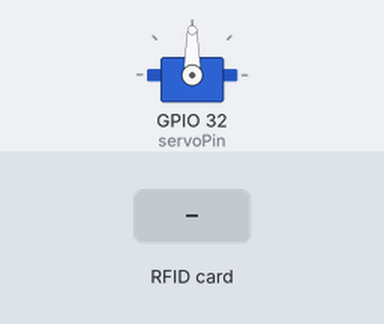
A sketch run on a simulated ESP32. Shown: servo. Inputs (shaded band) come from the test bench.

Above: at 1.2 s.
1.3 s: RFID card 2E 37 42 05 held to the reader
At 1.7 s:
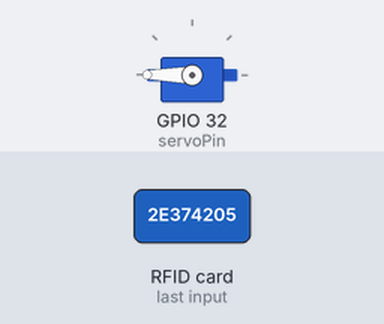
Timing chart, 0 to 4.8 s (numbered marks = the images above; inputs shaded):
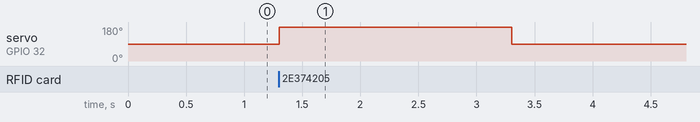

Measured:
- after the input at 1.3 s, servo on GPIO 32 (servoPin): 90° → 180° at once, → 90° 2.0 s later

The sketch:

7_3.ino
```cpp
#include <Wire.h>
#include "MFRC522_I2C.h"
#include <ESP32Servo.h>

MFRC522 rfid(0x28);  // RFID读卡器
Servo doorLock;      // 门锁舵机
const int servoPin = 32;

// 授权卡UID (替换为你自己的磁卡卡号)
byte allowedCard[] = {0x2E, 0x37, 0x42, 0x05};

void setup() {
  Serial.begin(9600);    // 串口通信（调试用）
  Wire.begin();            // 初始化 I2C
  rfid.PCD_Init();         // 初始化 RFID 读卡器
  doorLock.attach(servoPin); // 舵机初始化
}

void loop() {
  if (rfid.PICC_IsNewCardPresent() && rfid.PICC_ReadCardSerial()) { // 检测到新卡？
    if (memcmp(rfid.uid.uidByte, allowedCard, 4) == 0) { // 检查是否授权卡
      doorLock.write(180);  // 开门（180°）
      delay(2000);         // 保持开门 2 秒
      doorLock.write(90); // 关门（90°）
    }
    rfid.PICC_HaltA();     // 停止读卡
  }
  delay(100);
}
```
